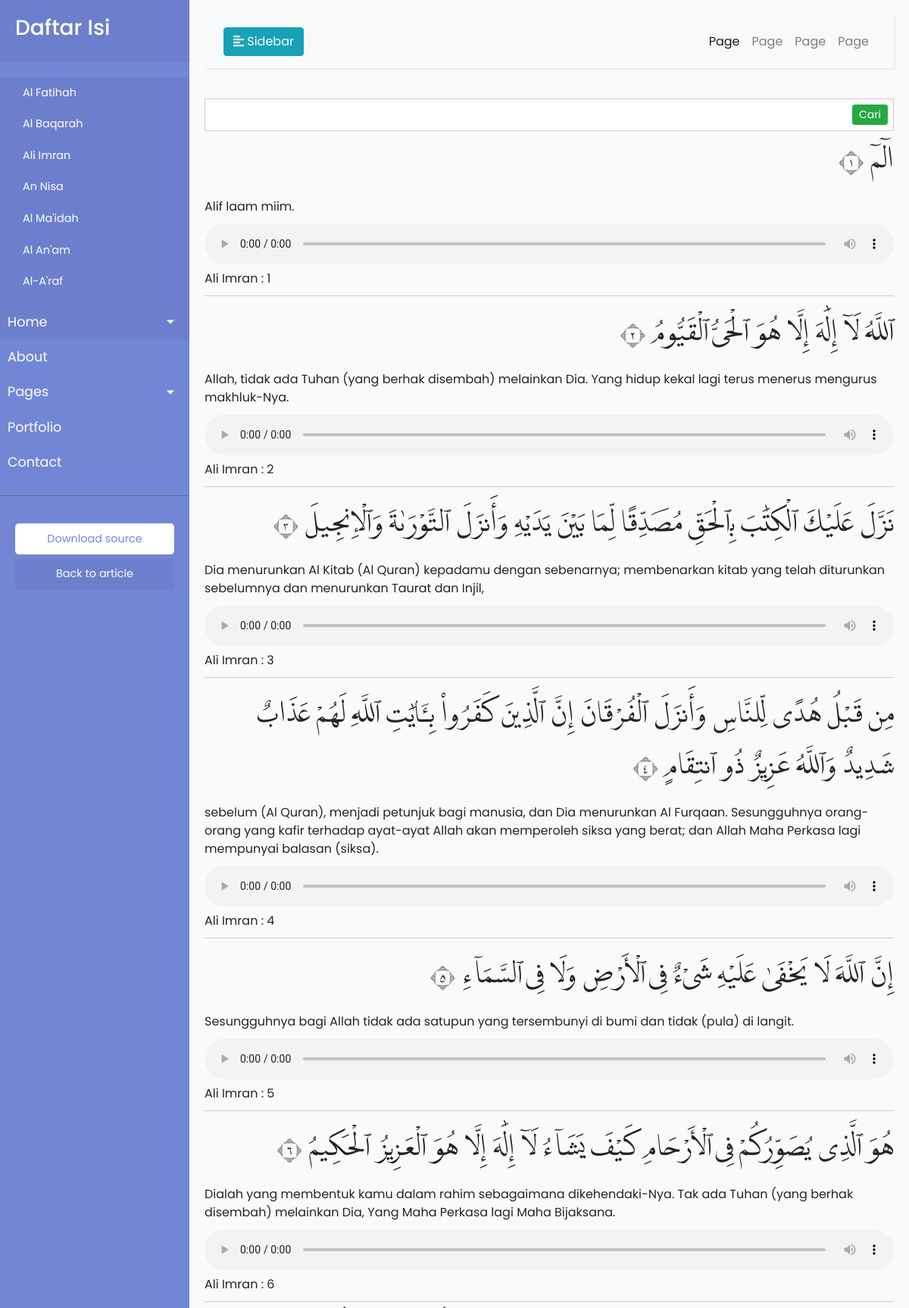
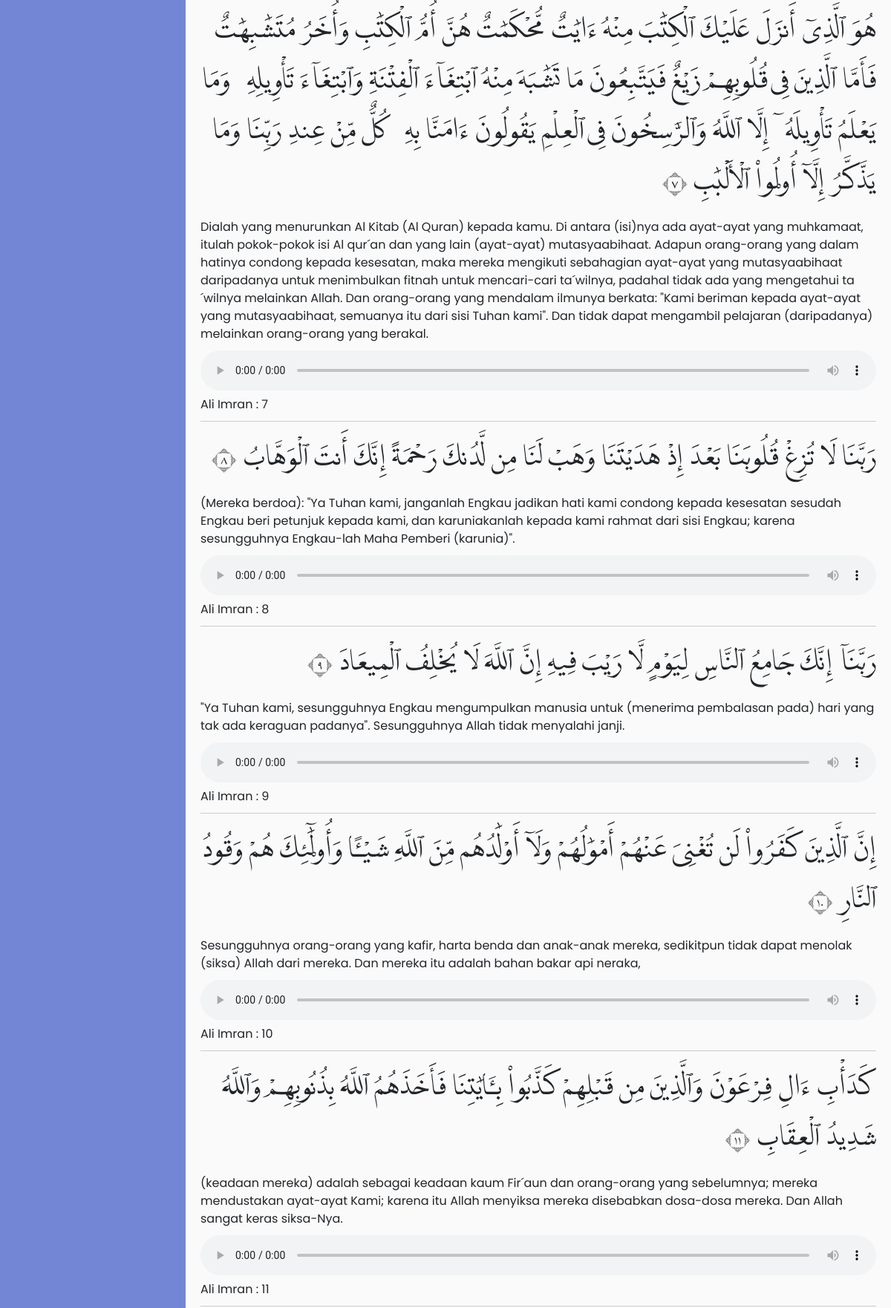
/?s=3 (upper part), run on the app's committed database (2 pictures, top to bottom).
### tables this page shows
CREATE TABLE `quran_ayat` (
  `ayat_key` varchar(7) NOT NULL,
  `surat` int(3) NOT NULL DEFAULT 0,
  `ayat` int(3) NOT NULL DEFAULT 0,
  `text` text NOT NULL,
  `simple` text DEFAULT NULL,
  `juz` smallint(2) DEFAULT NULL,
  `hezb` smallint(3) DEFAULT NULL,
  `page` smallint(3) DEFAULT NULL,
  `rub` int(10) DEFAULT NULL
);

CREATE TABLE `quran_translation` (
  `translation_id` bigint(20) NOT NULL,
  `ayat_key` varchar(7) NOT NULL,
  `translation_key` varchar(20) NOT NULL,
  `surat` int(11) NOT NULL,
  `ayat` int(11) NOT NULL,
  `translation` text NOT NULL
);

### index.php (the view, shortened to what this page needs)
<?php
require_once dirname(__FILE__)."/quran.php";
$q = @$_GET['q'];
$s = @$_GET['s'];
$serverName = "localhost";
$port = 3306;
$username = "quran";
$password = "quran";
$databaseName = "quran";
$tableAyat = "quran_ayat";
$tableTranslation = "quran_translation";
$quran = new Quran($serverName, $port, $username, $password, $databaseName, $tableAyat, $tableTranslation);
$quran->connect();
if($q != '')
{
    $result = $quran->search($q, 68, true, true);
}
else if($s != '')
{
    $result = $quran->getAyat($s, 68);
}
else
{
    $result = $quran->getAyat(1, 68);
}
?>
<!DOCTYPE html>
<html lang="en">
<head>
    <link rel="stylesheet" href="https://stackpath.bootstrapcdn.com/bootstrap/4.1.0/css/bootstrap.min.css"
>
    <link rel='stylesheet' href='https://stackpath.bootstrapcdn.com/bootstrap/4.1.0/css/bootstrap.min.css'>
    <link rel="stylesheet" href="css/style.css">
</head>
<body translate="no">
    <div class="wrapper">
        <nav id="sidebar">
            <div class="sidebar-header">
                <h3>Daftar Isi</h3>
            </div>
            <ul class="list-unstyled components">
                <div class="list-surat">
                    <ul>
                        <?php echo $quran->buildMenu();
                        ?>
                    </ul>
                </div>
                <li class="active">
                    <a href="#homeSubmenu" data-toggle="collapse" aria-expanded="false" class="dropdown-toggle">Home</a>
                </li>
                <li>
                    <a href="#">About</a>
                </li>
                <li>
                    <a href="#pageSubmenu" data-toggle="collapse" aria-expanded="false"
                        class="dropdown-toggle">Pages</a>
                </li>
                <li>
                    <a href="#">Portfolio</a>
                </li>
                <li>
                    <a href="#">Contact</a>
                </li>
            </ul>
            <ul class="list-unstyled CTAs">
                <li>
                    <a href="https://github.com/kamshory/Al-Quran" class="download">Download source</a>
                </li>
                <li>
                    <a href="https://github.com/kamshory/Al-Quran" class="article">Back to article</a>
                </li>
            </ul>
        </nav>
        <div id="content">
            <nav class="navbar navbar-expand-lg navbar-light bg-light">
                <div class="container-fluid">
                    <button type="button" id="sidebarCollapse" class="btn btn-info">
                        <i class="fas fa-align-left"></i>
                        <span>Sidebar</span>
                    </button>
                    <div class="collapse navbar-collapse" id="navbarSupportedContent">
                        <ul class="nav navbar-nav ml-auto">
                            <li class="nav-item active">
                                <a class="nav-link" href="#">Page</a>
                            </li>
                            <li class="nav-item">
                                <a class="nav-link" href="#">Page</a>
                            </li>
                            <li class="nav-item">
                                <a class="nav-link" href="#">Page</a>
                            </li>
                            <li class="nav-item">
                                <a class="nav-link" href="#">Page</a>
                            </li>
                        </ul>
                    </div>
                </div>
            </nav>
            <div class="search-form">
                <form action="" method="get">
                    <input type="text" name="q" id="q" value="<?php echo htmlspecialchars($q);?>" autocomplete="off">
                    <input type="submit" value="Cari" class="btn btn-sm btn-success">
                </form>
            </div>
            <?php
    foreach($result as $data)
    {
        ?>
            <div class="ayat-item">
                <div class="text arab">
                    <?php
            echo $data['text'];
            echo ' '.$quran->arabicNumber($data['ayat']);
            ?>
                </div>
                <div class="text translation">
                    <?php
            echo $data['translation'];
            ?>
                </div>
                <div class="sound">
                    <audio onended="endAudio(this)"
                        src="sounds/<?php echo str_replace(':', '', $data['ayat_key']);?>.mp3" controls></audio>
                </div>
                <div class="ayat-label">
                    <a href="./?s=<?php echo $data['surat'];?>">
                    <?php
                    echo $quran->getAyatLabel($data['ayat_key']);
                ?>
                    </a>
                </div>
            </div>
            <?php
    }
    ?>
        </div>
    </div>
</body>
</html>

### css/style.css (style rules this page uses)
body { font-family: 'Poppins', sans-serif; background: #fafafa; }
.navbar { padding: 15px 10px; background: #fff; border: none; border-radius: 0; margin-bottom: 40px; box-shadow: 1px 1px 3px rgba(0, 0, 0, 0.1); }
.wrapper { display: flex; width: 100%; align-items: stretch; }
#sidebar { min-width: 250px; max-width: 250px; background: #7386D5; color: #fff; transition: all 0.3s; }
#sidebar .sidebar-header { padding: 20px; background: #6d7fcc; }
#sidebar ul.components { padding: 20px 0; border-bottom: 1px solid #47748b; }
#sidebar ul li.active>a, a[aria-expanded="true"] { color: #fff; background: #6d7fcc; }
a[data-toggle="collapse"] { position: relative; }
.dropdown-toggle::after { display: block; position: absolute; top: 50%; right: 20px; transform: translateY(-50%); }
ul.CTAs { padding: 20px; }
ul.CTAs a { text-align: center; font-size: 0.9em !important; display: block; border-radius: 5px; margin-bottom: 5px; }
a.download { background: #fff; color: #7386D5; }
a.article, a.article:hover { background: #6d7fcc !important; color: #fff !important; }
#content { width: 100%; padding: 20px; min-height: 100vh; transition: all 0.3s; }
.list-surat ul { margin: 0; padding: 0; list-style-type: none; max-height: 300px; overflow: auto; }
.ayat-item { border-bottom: 1px solid #CCCCCC; padding-bottom: 10px; margin-bottom: 10px; }
.ayat-item audio { width: 100%; box-sizing: border-box; }
.arab { direction: rtl; font-size: 34px; line-height: 200%; font-family: fontArab, "Traditional Arabic", Tahoma, sans-serif; font-weight: normal; text-align: right; padding: 5px 0px; }
.translation { line-height: 150%; padding: 10px 0px; }
.search-form { position: relative; }
.search-form input[type="text"] { width: 100%; box-sizing: border-box; padding: 10px 60px 10px 15px; font-size: 14px; border: 1px solid #CCCCCC; }
.search-form input[type="submit"] { position: absolute; right: 8px; top: 8px; padding: 2px 8px; font-size: 14px; }

### data on the page
quran_ayat: text "الٓمٓ", ayat "١", quran_translation.translation "Alif laam miim.", ayat_key "Ali Imran : 1"
quran_ayat: text "ٱللَّهُ لَآ إِلَٰهَ إِلَّا هُوَ ٱلْحَىُّ ٱلْقَيُّومُ", ayat "٢", quran_translation.translation "Allah, tidak ada Tuhan (yang berhak disembah) melainkan Dia. Yang hidup kekal lagi terus menerus mengurus makhluk-Nya.", ayat_key "Ali Imran : 2"
quran_ayat: text "نَزَّلَ عَلَيْكَ ٱلْكِتَٰبَ بِٱلْحَقِّ مُصَدِّقًا لِّمَا بَيْنَ يَدَيْهِ وَأَنزَلَ ٱلتَّوْرَىٰةَ وَٱلْإِنجِيلَ", ayat "٣", quran_translation.translation "Dia menurunkan Al Kitab (Al Quran) kepadamu dengan sebenarnya; membenarkan kitab yang telah diturunkan sebelumnya dan menurunkan Taurat dan Injil,", ayat_key "Ali Imran : 3"
quran_ayat: text "مِن قَبْلُ هُدًى لِّلنَّاسِ وَأَنزَلَ ٱلْفُرْقَانَ إِنَّ ٱلَّذِينَ كَفَرُوا۟ بِـَٔايَٰتِ ٱللَّهِ لَهُمْ عَذَابٌ شَدِيدٌ وَٱللَّهُ عَزِيزٌ ذُو ٱنتِقَامٍ", ayat "٤", quran_translation.translation "sebelum (Al Quran), menjadi petunjuk bagi manusia, dan Dia menurunkan Al Furqaan. Sesungguhnya orang-orang yang kafir terhadap ayat-ayat Allah akan memperoleh siksa yang berat; dan Allah Maha Perkasa lagi mempunyai balasan (siksa).", ayat_key "Ali Imran : 4"
quran_ayat: text "إِنَّ ٱللَّهَ لَا يَخْفَىٰ عَلَيْهِ شَىْءٌ فِى ٱلْأَرْضِ وَلَا فِى ٱلسَّمَآءِ", ayat "٥", quran_translation.translation "Sesungguhnya bagi Allah tidak ada satupun yang tersembunyi di bumi dan tidak (pula) di langit.", ayat_key "Ali Imran : 5"
quran_ayat: text "هُوَ ٱلَّذِى يُصَوِّرُكُمْ فِى ٱلْأَرْحَامِ كَيْفَ يَشَآءُ لَآ إِلَٰهَ إِلَّا هُوَ ٱلْعَزِيزُ ٱلْحَكِيمُ", ayat "٦", quran_translation.translation "Dialah yang membentuk kamu dalam rahim sebagaimana dikehendaki-Nya. Tak ada Tuhan (yang berhak disembah) melainkan Dia, Yang Maha Perkasa lagi Maha Bijaksana.", ayat_key "Ali Imran : 6"
quran_ayat: text "هُوَ ٱلَّذِىٓ أَنزَلَ عَلَيْكَ ٱلْكِتَٰبَ مِنْهُ ءَايَٰتٌ مُّحْكَمَٰتٌ هُنَّ أُمُّ ٱلْكِتَٰبِ وَأُخَرُ مُتَشَٰبِهَٰتٌ فَأَمَّا ٱلَّذِينَ فِى قُلُوبِهِمْ زَيْغٌ فَيَتَّبِعُونَ مَا تَشَٰبَهَ مِنْهُ ٱبْتِغَآءَ ٱلْفِتْنَةِ وَٱبْتِغَآءَ تَأْوِيلِهِۦ وَمَا يَعْلَمُ تَأْوِيلَهُۥٓ إِلَّا ٱللَّهُ وَٱلرَّٰسِخُونَ فِى ٱلْعِلْمِ يَقُولُونَ ءَامَنَّا بِهِۦ كُلٌّ مِّنْ عِندِ رَبِّنَا وَمَا يَذَّكَّرُ إِلَّآ أُو۟لُوا۟ ٱلْأَلْبَٰبِ", ayat "٧", quran_translation.translation "Dialah yang menurunkan Al Kitab (Al Quran) kepada kamu. Di antara (isi)nya ada ayat-ayat yang muhkamaat, itulah pokok-pokok isi Al qur´an dan yang lain (ayat-ayat) mutasyaabihaat. Adapun orang-orang yang dalam hatinya condong kepada kesesatan, maka mereka mengikuti sebahagian ayat-ayat yang mutasyaabihaat daripadanya untuk menimbulkan fitnah untuk mencari-cari ta´wilnya, padahal tidak ada yang mengetahui ta´wilnya melainkan Allah. Dan orang-orang yang mendalam ilmunya berkata: \"Kami beriman kepada ayat-ayat yang mutasyaabihaat, semuanya itu dari sisi Tuhan kami\". Dan tidak dapat mengambil pelajaran (daripadanya) melainkan orang-orang yang berakal.", ayat_key "Ali Imran : 7"
quran_ayat: text "رَبَّنَا لَا تُزِغْ قُلُوبَنَا بَعْدَ إِذْ هَدَيْتَنَا وَهَبْ لَنَا مِن لَّدُنكَ رَحْمَةً إِنَّكَ أَنتَ ٱلْوَهَّابُ", ayat "٨", quran_translation.translation "(Mereka berdoa): \"Ya Tuhan kami, janganlah Engkau jadikan hati kami condong kepada kesesatan sesudah Engkau beri petunjuk kepada kami, dan karuniakanlah kepada kami rahmat dari sisi Engkau; karena sesungguhnya Engkau-lah Maha Pemberi (karunia)\".", ayat_key "Ali Imran : 8"
quran_ayat: text "رَبَّنَآ إِنَّكَ جَامِعُ ٱلنَّاسِ لِيَوْمٍ لَّا رَيْبَ فِيهِ إِنَّ ٱللَّهَ لَا يُخْلِفُ ٱلْمِيعَادَ", ayat "٩", quran_translation.translation "\"Ya Tuhan kami, sesungguhnya Engkau mengumpulkan manusia untuk (menerima pembalasan pada) hari yang tak ada keraguan padanya\". Sesungguhnya Allah tidak menyalahi janji.", ayat_key "Ali Imran : 9"
quran_ayat: text "إِنَّ ٱلَّذِينَ كَفَرُوا۟ لَن تُغْنِىَ عَنْهُمْ أَمْوَٰلُهُمْ وَلَآ أَوْلَٰدُهُم مِّنَ ٱللَّهِ شَيْـًٔا وَأُو۟لَٰٓئِكَ هُمْ وَقُودُ ٱلنَّارِ", ayat "١٠", quran_translation.translation "Sesungguhnya orang-orang yang kafir, harta benda dan anak-anak mereka, sedikitpun tidak dapat menolak (siksa) Allah dari mereka. Dan mereka itu adalah bahan bakar api neraka,", ayat_key "Ali Imran : 10"
quran_ayat: text "كَدَأْبِ ءَالِ فِرْعَوْنَ وَٱلَّذِينَ مِن قَبْلِهِمْ كَذَّبُوا۟ بِـَٔايَٰتِنَا فَأَخَذَهُمُ ٱللَّهُ بِذُنُوبِهِمْ وَٱللَّهُ شَدِيدُ ٱلْعِقَابِ", ayat "١١", quran_translation.translation "(keadaan mereka) adalah sebagai keadaan kaum Fir´aun dan orang-orang yang sebelumnya; mereka mendustakan ayat-ayat Kami; karena itu Allah menyiksa mereka disebabkan dosa-dosa mereka. Dan Allah sangat keras siksa-Nya.", ayat_key "Ali Imran : 11"

### other printed values
$names[0] "Al Fatihah"
$names[0] "Al Baqarah"
$names[0] "Ali Imran"
$names[0] "An Nisa"
$names[0] "Al Ma'idah"
$names[0] "Al An'am"
$names[0] "Al-A'raf"
